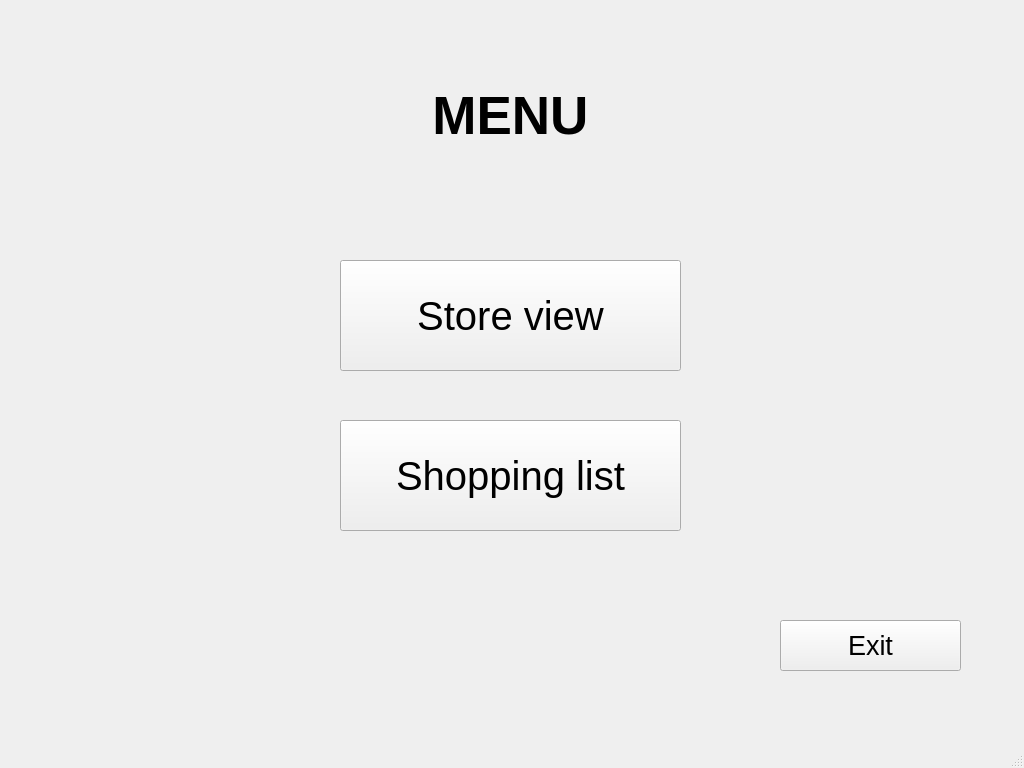
<?xml version="1.0" encoding="UTF-8"?>
<ui version="4.0">
 <class>menu</class>
 <widget class="QMainWindow" name="menu">
  <property name="geometry">
   <rect>
    <x>0</x>
    <y>0</y>
    <width>1024</width>
    <height>768</height>
   </rect>
  </property>
  <property name="windowTitle">
   <string>MainWindow</string>
  </property>
  <widget class="QWidget" name="centralwidget">
   <widget class="QLabel" name="label">
    <property name="geometry">
     <rect>
      <x>370</x>
      <y>70</y>
      <width>281</width>
      <height>91</height>
     </rect>
    </property>
    <property name="font">
     <font>
      <pointsize>40</pointsize>
      <weight>75</weight>
      <bold>true</bold>
     </font>
    </property>
    <property name="text">
     <string>MENU</string>
    </property>
    <property name="alignment">
     <set>Qt::AlignCenter</set>
    </property>
   </widget>
   <widget class="QPushButton" name="storeViewButton">
    <property name="geometry">
     <rect>
      <x>340</x>
      <y>260</y>
      <width>341</width>
      <height>111</height>
     </rect>
    </property>
    <property name="font">
     <font>
      <pointsize>30</pointsize>
     </font>
    </property>
    <property name="text">
     <string>Store view</string>
    </property>
   </widget>
   <widget class="QPushButton" name="shoppingListButton">
    <property name="geometry">
     <rect>
      <x>340</x>
      <y>420</y>
      <width>341</width>
      <height>111</height>
     </rect>
    </property>
    <property name="font">
     <font>
      <pointsize>30</pointsize>
     </font>
    </property>
    <property name="text">
     <string>Shopping list</string>
    </property>
   </widget>
   <widget class="QPushButton" name="exitButton">
    <property name="geometry">
     <rect>
      <x>780</x>
      <y>620</y>
      <width>181</width>
      <height>51</height>
     </rect>
    </property>
    <property name="font">
     <font>
      <pointsize>20</pointsize>
     </font>
    </property>
    <property name="text">
     <string>Exit</string>
    </property>
   </widget>
  </widget>
  <widget class="QMenuBar" name="menubar">
   <property name="geometry">
    <rect>
     <x>0</x>
     <y>0</y>
     <width>1024</width>
     <height>26</height>
    </rect>
   </property>
  </widget>
  <widget class="QStatusBar" name="statusbar"/>
 </widget>
 <resources/>
 <connections/>
</ui>
